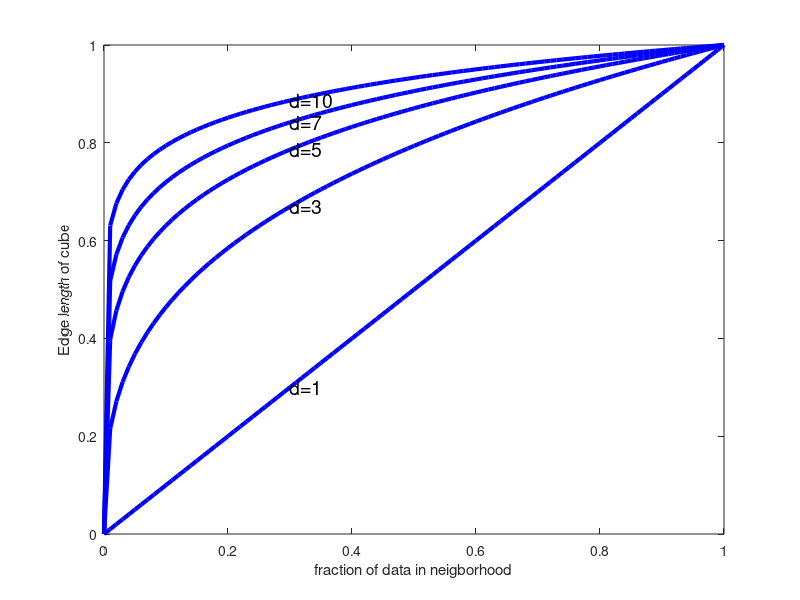

MATLAB code to generate this figure:
d = [1, 3, 5, 7, 10];
s = [0:0.01:1];

vol = zeros(length(s), length(d));
for i=1:numel(d)
    dim = d(i);
    vol(:,i) = s.^(1/dim);
end

plot(s,vol,'b','linewidth',3);
xlabel('fraction of data in neigborhood');
ylabel('Edge length of cube');

for dim=d
   text(0.3,0.3^(1/dim),sprintf('d=%d',dim), 'fontsize', 14);
end
